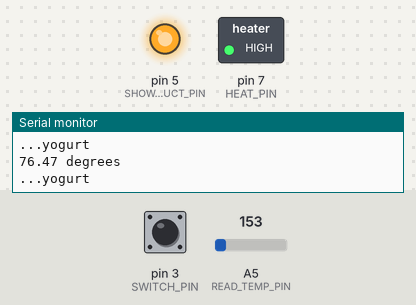
Bench run of a sketch on a simulated Arduino Nano, built with avr-gcc and run on an emulated ATmega328P. Parts: switched loads named in the sketch (green lamp = pin HIGH), output pins drawn as LEDs (lit = HIGH), the last lines printed to the serial monitor. Inputs (shaded band) come from the test bench; at power-on: A5 (READ_TEMP_PIN) = 153, pin 3 (SWITCH_PIN) HIGH.

Above: at 5.8 s.
5.9 s: A5 (READ_TEMP_PIN) set to 185
11.9 s: A5 (READ_TEMP_PIN) set to 209
At 16.3 s:
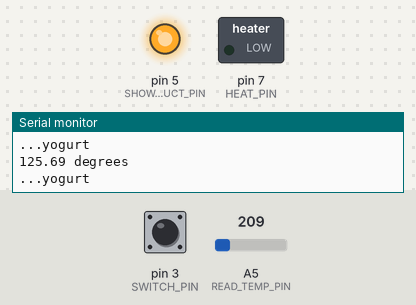
17.9 s: pin 3 (SWITCH_PIN) pulled LOW for 3 s
At 21.3 s:
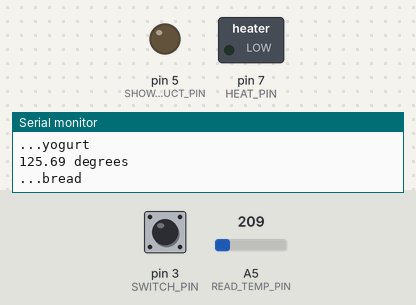
26.5 s: A5 (READ_TEMP_PIN) set to 175
At 31.4 s:
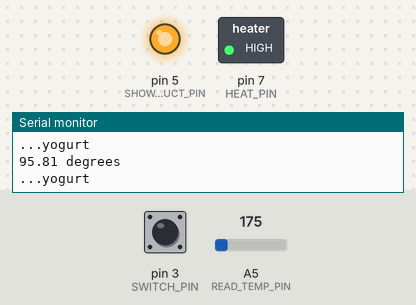
32.5 s: pin 3 (SWITCH_PIN) pulled LOW for 3 s
At 36.4 s:
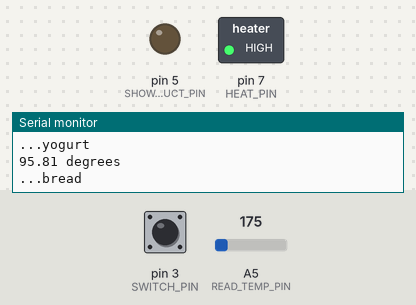
41.5 s: A5 (READ_TEMP_PIN) set to 221
At 45.3 s:
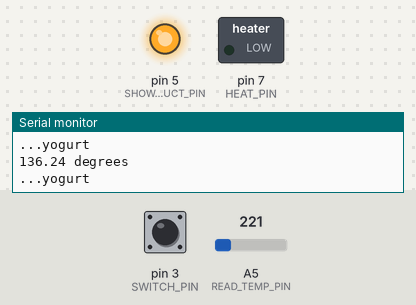
Timing chart, 0 to 46.8 s (numbered marks = the images above; inputs shaded):
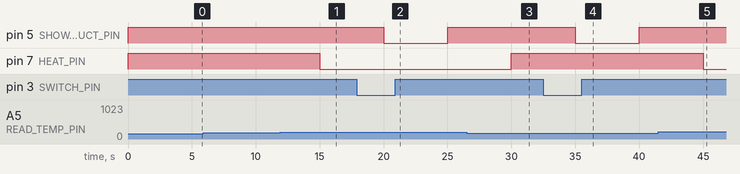

The sketch:

proofing_box.ino
```cpp
/**
Author: Alan Jackson
Date:   26 April 2023

Controller for a bread and yogurt proofing box.
The controller reads the temperature every TIME_LAPSE seconds, and compares the current temperature
to the desired temperature. It turns an incandescent light bulb on or off if the current temperature drifts
more than TOLERANCE degrees from the desired temperature.

The user moves a slide switch to select proofing for either bread or yogurt.

Some temperature sensors are not that well calibrated. Use the CALIBRATE value to adjust the reported
values from the temperature sensor to real world values.

HW:
- Nano by Lafvin - Nano V3.0, Nano Board ATmega328P 5V 16M Micro-Controller Board Compatible with Arduino IDE (Nano x 3 with USB Cable)
- TMP36 - temperature senso
- Relay switch - Tolako 5v Relay Module 5V Indicator Light LED 1 Channel Relay Module for Arduino ARM PIC AVR MCU
- Slide switch - Cylewet 20Pcs 5mm High Knob Vertical Slide Switch 3 Pin 2 Position 1P2T SPDT Panel (Pack of 20) CYT1107
*/

#include <time.h>

const float TEMP_BREAD = 84.0;
const float TEMP_YOGURT = 110.0;
const float CALIBRATE_BREAD = -10.0;  // Set this to 0.0 if temperature sensor is accurate. Otherwise use this to callibrate the sensor.
const float CALIBRATE_YOGURT = 0.0;  // Set this to 0.0 if temperature sensor is accurate. Otherwise use this to callibrate the sensor.

float     desiredTemp = TEMP_BREAD;
float     calibrateTemp = CALIBRATE_BREAD;
int       switchState;          // Positions are BREAD or YOGURT
const int BREAD = LOW;
const int YOGURT = HIGH;

const float TOLERANCE = 2.0;    // how many degrees actual temp drifts from desired temp before light bulb goes on or off
const int   TIME_LAPSE = 5000;  // time between temperature measurements, 1000 = 1sec

const int SWITCH_PIN = 3;       // toggles between bread and yogurt, LOW == bread, HIGH == yogurt
const int SHOW_PRODUCT_PIN = 5; // visual feedback for the slide switch: off == bread, on == yogurt
const int HEAT_PIN = 7;         // relay switch to light bulb
const int READ_TEMP_PIN = A5;   // reads the temperature sensor

int count = 0;

void setup() {
  Serial.begin(9600);
  pinMode(HEAT_PIN, OUTPUT);          // controls the relay to the light bulb
  pinMode(SHOW_PRODUCT_PIN, OUTPUT);  // bread or yogurt status
  pinMode(SWITCH_PIN, INPUT_PULLUP);  // switch to select bread or yogurt
}

void loop() {
  controlBulb(getTemp());
  setProduct();
  delay(TIME_LAPSE);
}

// For temperatureC, converting from 10 mv per degree with 500 mV offset
// to degrees ((voltage - 500mV) x 100)

float getTemp() {
  int temp = analogRead(READ_TEMP_PIN);
  float voltage = temp * 5.0;
  voltage /= 1024.0;
  float temperatureC = (voltage - 0.5) * 100;
  float temperatureF = (temperatureC * 9.0 / 5.0) + 32.0;
  return temperatureF + calibrateTemp;
}

void controlBulb(float temp) {
  Serial.print(temp); Serial.println(" degrees");

  if (temp > desiredTemp + TOLERANCE)
    digitalWrite(HEAT_PIN, LOW);

  if (temp < desiredTemp - TOLERANCE)
    digitalWrite(HEAT_PIN, HIGH);
}

void setProduct() {
    switchState = digitalRead(SWITCH_PIN);
    if (switchState == BREAD) {
      desiredTemp = TEMP_BREAD;
      calibrateTemp = CALIBRATE_BREAD;
      digitalWrite(SHOW_PRODUCT_PIN, BREAD);
      Serial.println("...bread");
    } else {
      desiredTemp = TEMP_YOGURT;
      calibrateTemp = CALIBRATE_YOGURT;
      digitalWrite(SHOW_PRODUCT_PIN, YOGURT);
      Serial.println("...yogurt");
    }
}
```

Measured:
- the behaviour switches between 193 and 194 on A5 (READ_TEMP_PIN) (found by bisection; images 0 and 1)
- after the input at 11.9 s, pin 7 (HEAT_PIN): HIGH → LOW after 3.1 s
- after the input at 17.9 s, pin 5 (SHOW_PRODUCT_PIN): HIGH → LOW after 2.1 s, → HIGH 5.0 s later
- after the input at 26.5 s, pin 7 (HEAT_PIN): LOW → HIGH after 3.5 s
- after the input at 32.5 s, pin 5 (SHOW_PRODUCT_PIN): HIGH → LOW after 2.5 s, → HIGH 5.0 s later
- after the input at 41.5 s, pin 7 (HEAT_PIN): HIGH → LOW after 3.5 s
